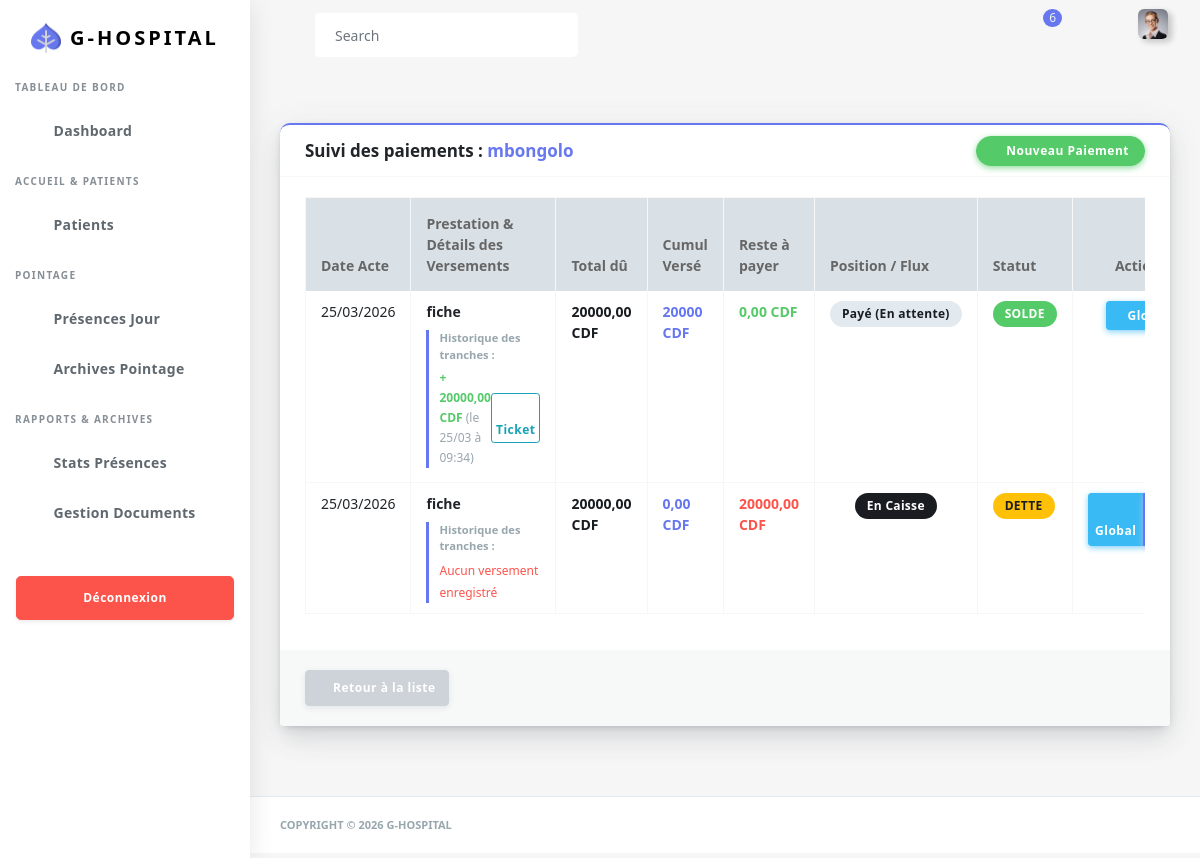
Page /historique/7/ (signed in) on the committed database.
### app/models.py (models this page shows, shortened)
class Patient(models.Model):
    noms = models.CharField(max_length=80)
    TYPE_SEXE = [('Masculin', 'masculin'), ('Feminin','feminin')]
    sexe = models.CharField(max_length=15, choices=TYPE_SEXE)
    age = models.IntegerField()
    adresse = models.CharField(max_length=100)
    poids = models.IntegerField()
    dateEn = models.DateTimeField(auto_now_add=True)
    phone_responsable = models.CharField(max_length=20, null=True, blank=True)
    userPatient = models.ForeignKey(User, on_delete=models.CASCADE, null=True)
    TYPECOMMUNE = [
        ('limete','Limete'), ('masina','Masina'), ('matete', 'Matete'),
        ('lemba', 'Lemba'), ("n'djili", "N'djili"), ('ngaliema', 'Ngaliema'), ('gombe','Gombe')
    ]
    commune = models.CharField(max_length=50, null=True, choices=TYPECOMMUNE)
    service_patient = models.ForeignKey('Service', on_delete=models.SET_NULL, null=True)
    class Meta:
        ordering = ['-id']

class Facture(models.Model):
    patient = models.ForeignKey('Patient', on_delete=models.CASCADE, related_name='factures')
    consultation = models.ForeignKey('Consultation', on_delete=models.SET_NULL, null=True, blank=True, related_name='factures_consult')
    prestation = models.ForeignKey('Prestation', on_delete=models.PROTECT)
    total_a_payer = models.DecimalField(max_digits=10, decimal_places=2, default=Decimal('0.00'))
    date_emission = models.DateTimeField(auto_now_add=True)
    class Meta:
        ordering = ['-date_emission']
    @property
    def total_verse(self):
        total = self.paiements.aggregate(Sum('montant_verse'))['montant_verse__sum']
        return total or Decimal('0.00')
    @property
    def reste_a_payer(self):
        dû = self.total_a_payer or Decimal('0.00')
        return max(Decimal('0.00'), dû - self.total_verse)
    @property
    def est_soldee(self):
        return self.reste_a_payer <= 0

class Prestation(models.Model):
    TYPE_CHOICES = [
        ('GLOBAL', 'Général (Fiche, Dossier, Carte)'),
        ('SERVICE', 'Acte de Service (Consultation, Soin)'),
        ('EXTERNE', 'Prestation Externe'),
    ]
    libelle = models.CharField(max_length=150, verbose_name="Nom de la prestation")
    prix_fixe = models.DecimalField(max_digits=10, decimal_places=2, verbose_name="Prix (FC/$)")
    est_fiche_obligatoire = models.BooleanField(
        default=False,
        verbose_name="Est la fiche d'entrée ?",
        help_text="Cochez cette case pour la prestation 'Fiche de consultation' unique."
    )
    service = models.ForeignKey(
        'Service',
        on_delete=models.SET_NULL,
        null=True,
        blank=True,
        related_name="prestations",
        verbose_name="Service concerné" ,
        default = 1
    )
    type_prestation = models.CharField(
        max_length=10,
        choices=TYPE_CHOICES,
        default='SERVICE'
    )
    active = models.BooleanField(default=True, verbose_name="En vigueur")
    date_creation = models.DateTimeField(auto_now_add=True)
    class Meta:
        verbose_name = "Prestation"
        verbose_name_plural = "Prestations"
        constraints = [
            models.UniqueConstraint(
                fields=['est_fiche_obligatoire'],
                condition=models.Q(est_fiche_obligatoire=True),
                name='unique_fiche_obligatoire'
            )
        ]

class Paiement(models.Model):
    facture = models.ForeignKey(Facture, on_delete=models.CASCADE, related_name='paiements')
    montant_verse = models.DecimalField(max_digits=10, decimal_places=2)
    date_paiement = models.DateTimeField(auto_now_add=True)
    recepteur = models.ForeignKey(User, on_delete=models.SET_NULL, null=True)

### app/views.py (the view)
# urls.py: path('historique/<int:patient_id>/', views.liste_factures_patient, name='liste_factures_patient'),
def liste_factures_patient(request, patient_id):
    patient = get_object_or_404(Patient, id=patient_id)
    factures = Facture.objects.filter(patient=patient).order_by('-date_emission')
    myUser = Fonction.objects.filter(user_fonction = request.user).first()
    fonction = myUser.fonction.type_fonction if myUser else None
    return render(request, 'back/patientHistorique.html', {'patient': patient, 'factures': factures ,'fonction':fonction})

### app/templates/back/patientHistorique.html (shortened to what this page needs)
<!DOCTYPE html>
<html lang="fr">
{% load static %}
<head>
  <link rel="stylesheet" href="{% static 'back/assets/css/app.min.css' %}">
  <link rel="stylesheet" href="{% static 'back/assets/bundles/datatables/datatables.min.css' %}">
  <link rel="stylesheet" href="{% static 'back/assets/bundles/datatables/DataTables-1.10.16/css/dataTables.bootstrap4.min.css' %}">
  <link rel="stylesheet" href="{% static 'back/assets/css/style.css' %}">
  <link rel="stylesheet" href="{% static 'back/assets/css/components.css' %}">
  <link rel="stylesheet" href="{% static 'back/assets/css/custom.css' %}">
</head>
<body>
  <div id="app">
    <div class="main-wrapper main-wrapper-1">
      <div class="navbar-bg"></div>
      {% include "back/query/nav.html" %}
      {% include "back/query/sidebar.html" %}
      <div class="main-content">
        <section class="section">
          <div class="section-body">
            <div class="row">
              <div class="col-12">
                <div class="card card-primary">
                  <div class="card-header d-flex justify-content-between align-items-center">
                    <h4>Suivi des paiements : <span class="text-primary">{{ patient.noms }}</span></h4>
                    <a href="{% url 'nouveau_paiement' patient_id=patient.id %}" class="btn btn-success icon-left">
                      <i class="fas fa-plus"></i> Nouveau Paiement
                    </a>
                  </div>
                  <div class="card-body">
                    <div class="table-responsive">
                      <table class="table table-bordered table-md" id="tableExport">
                        <thead>
                          <tr class="bg-light">
                            <th>Date Acte</th>
                            <th>Prestation & Détails des Versements</th>
                            <th>Total dû</th>
                            <th>Cumul Versé</th>
                            <th>Reste à payer</th>
                            <th>Position / Flux</th>
                            <th>Statut</th>
                            <th class="text-center">Actions</th>
                          </tr>
                        </thead>
                        <tbody>
                          {% for f in factures %}
                          <tr>
                            <td>{{ f.date_emission|date:"d/m/Y" }}</td>
                            <td>
                              <strong>{{ f.prestation.libelle }}</strong> <br>
                              <div class="mt-2" style="border-left: 3px solid #6777ef; padding-left: 10px;">
                                <small class="text-muted d-block mb-1 font-weight-bold">Historique des tranches :</small>
                                {% for p in f.paiements.all %}
                                  <div class="d-flex justify-content-between align-items-center mb-1">
                                    <div class="text-small">
                                      <span class="text-success font-weight-600">+ {{ p.montant_verse }} CDF</span>
                                      <span class="text-muted"> (le {{ p.date_paiement|date:"d/m à H:i" }})</span>
                                    </div>
                                    <a href="{% url 'imprimer_recu_tranche' p.id %}" target="_blank" class="btn btn-sm btn-outline-info py-0 px-1" title="Imprimer ce ticket">
                                      <i class="fas fa-print" style="font-size: 10px;"></i> Ticket
                                    </a>
                                  </div>
                                {% empty %}
                                  <span class="text-small text-danger italic">Aucun versement enregistré</span>
                                {% endfor %}
                              </div>
                            </td>
                            <td class="font-weight-bold text-dark">{{ f.total_a_payer }} CDF</td>
                            <td class="text-primary font-weight-bold">{{ f.total_verse }} CDF</td>
                            <td class="{% if f.reste_a_payer > 0 %}text-danger{% else %}text-success{% endif %} font-weight-bold">
                                {{ f.reste_a_payer }} CDF
                            </td>
                            <td class="text-center">
                              {% if not f.est_soldee %}
                                <span class="badge badge-dark">En Caisse</span>
                              {% else %}
                                {% if f.consultation %}
                                    {% if f.consultation.statut == 'TRIAGE' %}
                                        <span class="badge badge-info">Au Triage</span>
                                    {% elif f.consultation.statut == 'DOCTEUR' %}
                                        <span class="badge badge-primary">Chez le Docteur</span>
                                    {% else %}
                                        <span class="badge badge-success">Terminé</span>
                                    {% endif %}
                                {% else %}
                                    <span class="badge badge-light">Payé (En attente)</span>
                                {% endif %}
                              {% endif %}
                            </td>
                            <td>
                              {% if f.est_soldee %}
                                <div class="badge badge-success">SOLDE</div>
                              {% else %}
                                <div class="badge badge-warning text-dark">DETTE</div>
                              {% endif %}
                            </td>
                            <td class="text-center">
                              <div class="btn-group">
                                <a href="{% url 'imprimer_recu' f.id %}" target="_blank" class="btn btn-info btn-sm" title="Reçu Global">
                                  <i class="fas fa-file-invoice"></i> Global
                                </a>
                                {% if not f.est_soldee %}
                                <a href="{% url 'encaisser_prestation' facture_id=f.id %}" class="btn btn-primary btn-sm" title="Payer une tranche">
                                </a>
                                {% endif %}
                              </div>
                            </td>
                          </tr>
                          {% endfor %}
                        </tbody>
                      </table>
                    </div>
                  </div>
                  <div class="card-footer bg-whitesmoke">
                    <a href="{% url 'patientRead' %}" class="btn btn-secondary">
                        <i class="fas fa-arrow-left"></i> Retour à la liste
                    </a>
                  </div>
                </div>
              </div>
            </div>
          </div>
        </section>
      </div>
      <footer class="main-footer">
        <div class="footer-left">Copyright &copy; 2026 G-HOSPITAL</div>
      </footer>
    </div>
  </div>
</body>
</html>

### rows in the picture
Patient: noms "mbongolo"
Facture: date_emission "25/03/2026", prestation.libelle "fiche", total_a_payer "20000,00", total_verse "20000", reste_a_payer "0,00", shows "Payé (En attente)", shows "SOLDE"
Paiement: montant_verse "20000,00", date_paiement "25/03 à 09:34"
Facture: date_emission "25/03/2026", prestation.libelle "fiche", total_a_payer "20000,00", total_verse "0,00", reste_a_payer "20000,00", shows "En Caisse", shows "DETTE"
